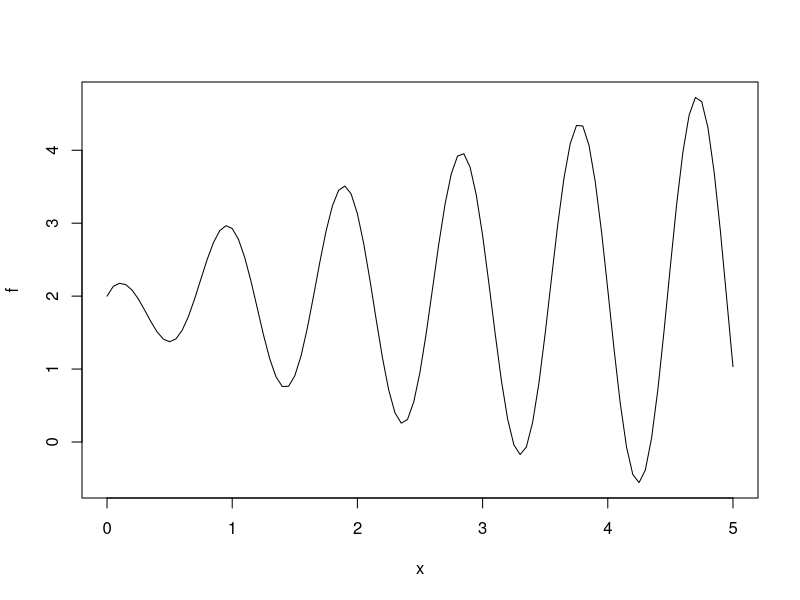
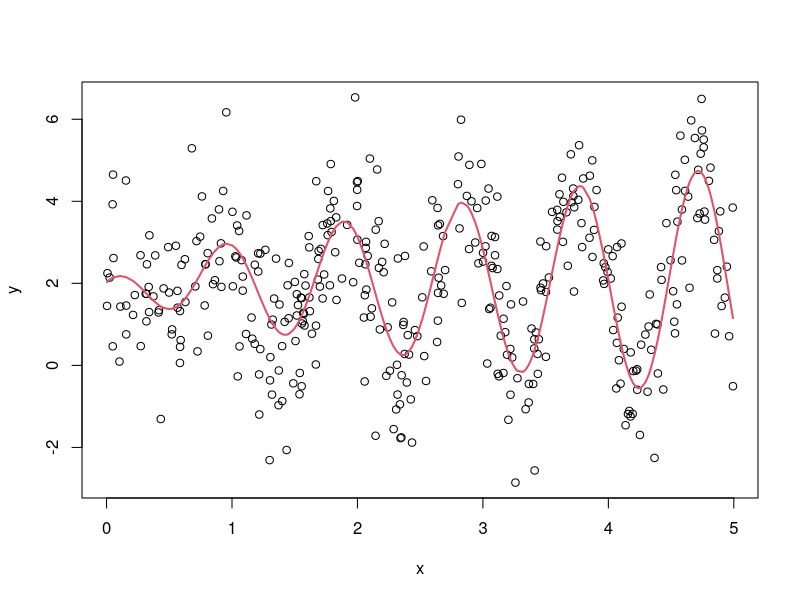
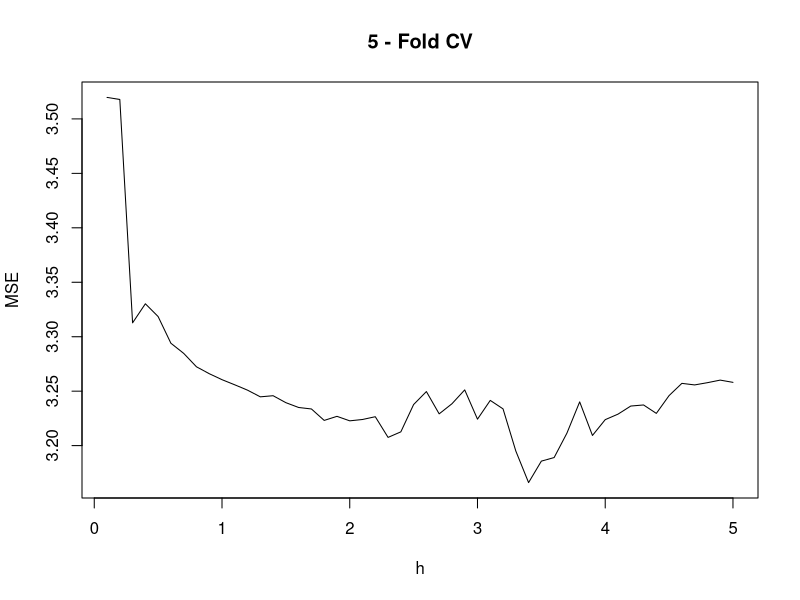
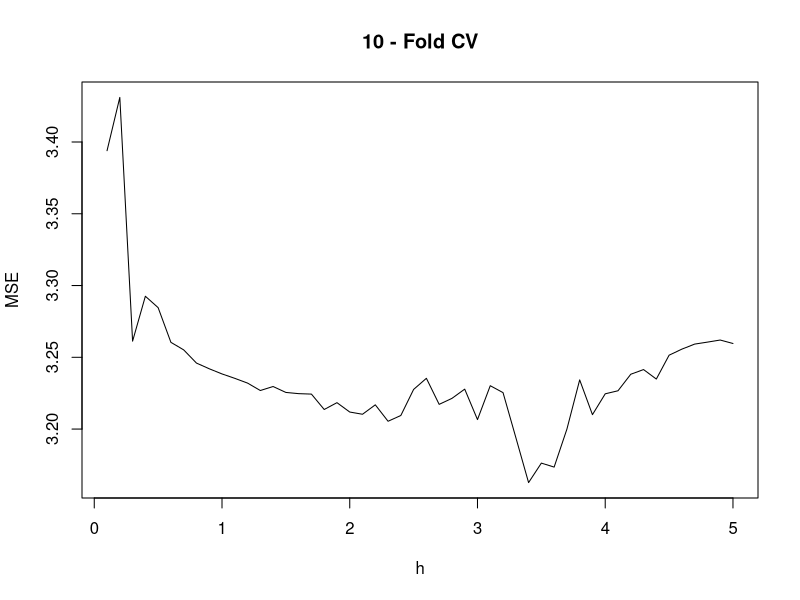
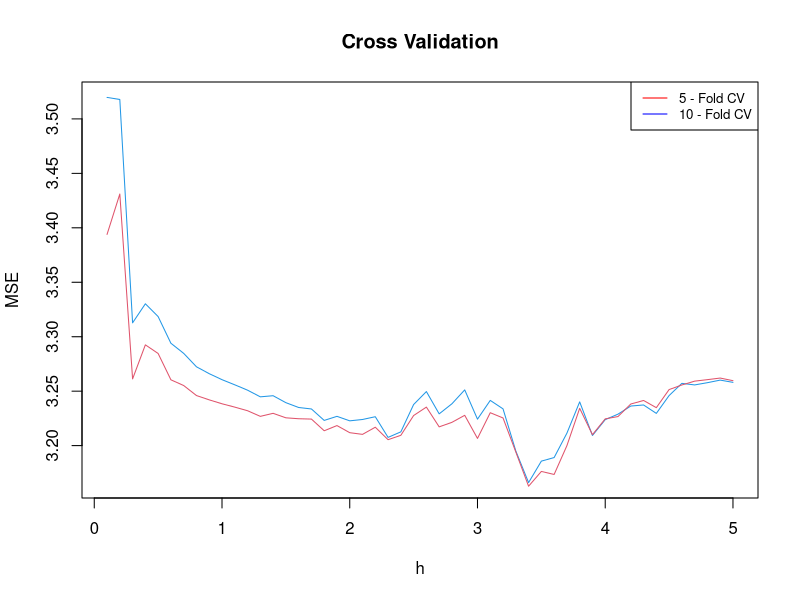

Write the R code that produced these figures, in order. (Note: a time limit stopped this script after it produced the figures.)
#You can try to modify the denominator inside the cosine to change the complexity of f*
f=function(x){
  y=2+x^(.2)*cos(x/.15)/x^-.45
  return(y)
}
plot(f,0,5)
#Points simulation: you change n and sigma
N=400
sigma=1.2
x=runif(N,0,5);x=sort(x) #For convenience, the input x is sorted
y=rep(0,times=N)
for(i in 1:N){
  y[i]=f(x[i])+rnorm(1,0,sigma)
}
plot(x,y)
points(x,f(x),type="l",col=2,lwd=2)


L=function(hh,x_test,x_train){
  N = length(x_test)
  N2 = length(x_train)
  L=matrix(rep(0,times=N*N2), ncol=N2)
  
  for(m in 1:N){
    cond = 0
    zz=rep(x_test[m],times=N2)
    for(j in 1:N2){
      cond[j] = ifelse(abs(x_test[m]-x_train[j]) > hh, 0, 1)
    }
    bottom=sum((1-(zz-x_train)^2/hh)^2*cond)
    L[m,]=(1-(zz-x_train)^2/hh)^2*cond/bottom
  }
  return(L)
}


xCV <-x[sample(length(x))]
yCV <-y[sample(length(y))]
data = cbind(xCV, yCV)


# 5 Fold CV
# Partir
folds <- cut(seq(1,nrow(data)),breaks=5,labels=FALSE)

MSE_final= vector()
h=seq(.1,5,by=.1)

for(k in 1:length(h)){
  MSE = vector()
  hh = h[k]
    for(i in 1:5){
    test_i <- which(folds==i,arr.ind=TRUE)
    test <- data[test_i, ]
    x_test = test[,1]
    y_test = test[,2]
    train <- data[-test_i, ]
    x_train = train[,1]
    y_train = train[,2]
    
    N = length(x_test)
    N2 = length(x_train)
    mat=matrix(rep(0,times=N*N2), ncol=N2)
    
    for(m in 1:N){
      cond = 0
      zz=rep(x_test[m],times=N2)
      for(j in 1:N2){
        cond[j] = ifelse(abs(x_test[m]-x_train[j]) > hh, 0, 1)
      }
      bottom=sum((1-(zz-x_train)^2/hh)^2*cond)
      mat[m,]=(1-(zz-x_train)^2/hh)^2*cond/bottom
    }
    
    ff = mat%*%y_train
    MSE[i] = mean((ff-y_test)^2)
  }
  MSE_final[k] = mean(MSE)
}
plot(h, MSE_final, type = 'l', xlab = 'h', ylab = 'MSE', main = '5 - Fold CV')
h[which.min(MSE_final)]
min(MSE_final)


### 10 Fold CV
# Partir
folds <- cut(seq(1,nrow(data)),breaks=10,labels=FALSE)

MSE_final10 = vector()

for(k in 1:length(h)){
  MSE = vector()
  hh = h[k]
  for(i in 1:10){
    test_i <- which(folds==i,arr.ind=TRUE)
    test <- data[test_i, ]
    x_test = test[,1]
    y_test = test[,2]
    train <- data[-test_i, ]
    x_train = train[,1]
    y_train = train[,2]
    
    N = length(x_test)
    N2 = length(x_train)
    mat=matrix(rep(0,times=N*N2), ncol=N2)
    
    for(m in 1:N){
      cond = 0
      zz=rep(x_test[m],times=N2)
      for(j in 1:N2){
        cond[j] = ifelse(abs(x_test[m]-x_train[j]) > hh, 0, 1)
      }
      bottom=sum((1-(zz-x_train)^2/hh)^2*cond)
      mat[m,]=(1-(zz-x_train)^2/hh)^2*cond/bottom
    }
    
    ff = mat%*%y_train
    MSE[i] = mean((ff-y_test)^2)
  }
  MSE_final10[k] = mean(MSE)
}
plot(h, MSE_final10, type = 'l', xlab = 'h', ylab = 'MSE', main = '10 - Fold CV')
h[which.min(MSE_final10)]
min(MSE_final10)

# Comparacion 
plot(h, MSE_final, type = 'l', xlab = 'h', ylab = 'MSE', main = 'Cross Validation', col = 4)
lines(h, MSE_final10, type = 'l', xlab = 'h', ylab = 'MSE', col = 2)
legend('topright',legend = c('5 - Fold CV', '10 - Fold CV'),col=c("red", "blue"),lty=1, cex=0.8)


#### LOOCV ####
folds <- cut(seq(1,nrow(data)),breaks=400,labels=FALSE)

MSE_final400 = vector()

for(k in 1:length(h)){
  MSE = vector()
  hh = h[k]
  for(i in 1:400){
    test_i <- which(folds==i,arr.ind=TRUE)
    test <- data[test_i, ]
    x_test = test[1]
    y_test = test[2]
    train <- data[-test_i, ]
    x_train = train[,1]
    y_train = train[,2]
    
    N = length(x_test)
    N2 = length(x_train)
    mat=matrix(rep(0,times=N*N2), ncol=N2)
    
    for(m in 1:N){
      cond = 0
      zz=rep(x_test[m],times=N2)
      for(j in 1:N2){
        cond[j] = ifelse(abs(x_test[m]-x_train[j]) > hh, 0, 1)
      }
      bottom=sum((1-(zz-x_train)^2/hh)^2*cond)
      mat[m,]=(1-(zz-x_train)^2/hh)^2*cond/bottom
    }
    
    ff = mat%*%y_train
    MSE[i] = mean((ff-y_test)^2)
  }
  MSE_final400[k] = mean(MSE)
}
plot(h, MSE_final400, type = 'l', xlab = 'h', ylab = 'MSE', main = '10 - Fold CV')
h[which.min(MSE_final400)]
min(MSE_final400)


# Comparacion 
plot(h, MSE_final, type = 'l', xlab = 'h', ylab = 'MSE', main = 'Cross Validation', col = 4)
lines(h, MSE_final10, type = 'l', xlab = 'h', ylab = 'MSE', col = 2)
lines(h, MSE_final400, type = 'l', xlab = 'h', ylab = 'MSE', col = 9)

legend('topright',legend = c('5 - Fold CV', '10 - Fold CV', 'LOOCV'),col=c("red", "blue","black"),lty=1, cex=0.8)

plot(h, MSE_final, type = 'l', xlab = 'h', ylab = 'MSE', main = '10 - Fold CV')
h[which.min(MSE_final)]
min(MSE_final)


### IC ###
B = 500
ybar_boot = c(rep(0,times=B)) # Creacion de vector vacio
hh = 3.7
N = 400

for(i in 1:B){
  sample = sample(seq(1:N), N, replace = T)
  x_train = x[sample]
  y_train = y[sample]
  x_test = 3.8
  
  NN = length(x_test)
  N2 = length(x_train)
  mat=matrix(rep(0,times=NN*N2), ncol=N2)
  
  for(m in 1:NN){
    cond = 0
    zz=rep(x_test[m],times=N2)
    for(j in 1:N2){
      cond[j] = ifelse(abs(x_test[m]-x_train[j]) > hh, 0, 1)
    }
    bottom=sum((1-(zz-x_train)^2/hh)^2*cond)
    mat[m,]=(1-(zz-x_train)^2/hh)^2*cond/bottom
  }
  
  ybar_boot[i] = (mat%*%y_train)
}


plot(density(ybar_boot))  # Plot de medidas obtenidas con el bootstrap
c(quantile(ybar_boot,0.025),quantile(ybar_boot,0.975))



#### Bootstrap ###
B = 500
ybar_boot = c(rep(0,times=B)) # Creacion de vector vacio


for(i in 1:B){
  sample = sample(seq(1:N), N, replace = T)
  x_train = x[sample]
  y_train = y[sample]
  x_test = c(3, 4)
  
  NN = length(x_test)
  N2 = length(x_train)
  mat=matrix(rep(0,times=NN*N2), ncol=N2)
  
  for(m in 1:NN){
    cond = 0
    zz=rep(x_test[m],times=N2)
    for(j in 1:N2){
      cond[j] = ifelse(abs(x_test[m]-x_train[j]) > hh, 0, 1)
    }
    bottom=sum((1-(zz-x_train)^2/hh)^2*cond)
    mat[m,]=(1-(zz-x_train)^2/hh)^2*cond/bottom
  }
  
  ybar_boot[i] = (mat%*%y_train)[1]-(mat%*%y_train)[2]
}


plot(density(ybar_boot))  # Plot de medidas obtenidas con el bootstrap
c(quantile(ybar_boot,0.025),quantile(ybar_boot,0.975))
